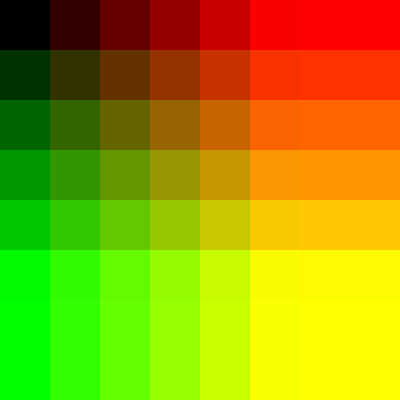
Frame 1 (no input)
Frame 60 (no input): identical to frame 1, image omitted
Frame 120 (the mouse pressed at the canvas centre since frame 60): identical to frame 1, image omitted

The p5.js sketch that drew this single still picture (run headless with seeded random() and noise() and a simulated clock; from frame 60 on, the mouse is pressed at the canvas centre):

// p5.js sketch
// ── sketch.js
function setup() {
  createCanvas(400, 400);
  background(220);
  
  for (let y = 0; y < 8; y++ ){
    for ( let x = 0; x < 8; x++){
      print(x,y);
      fill(x*50, y*50, 0)
      noStroke();      
      square( x*50, y * 50, 50);
    }
  }
  
}

function draw() {
}
